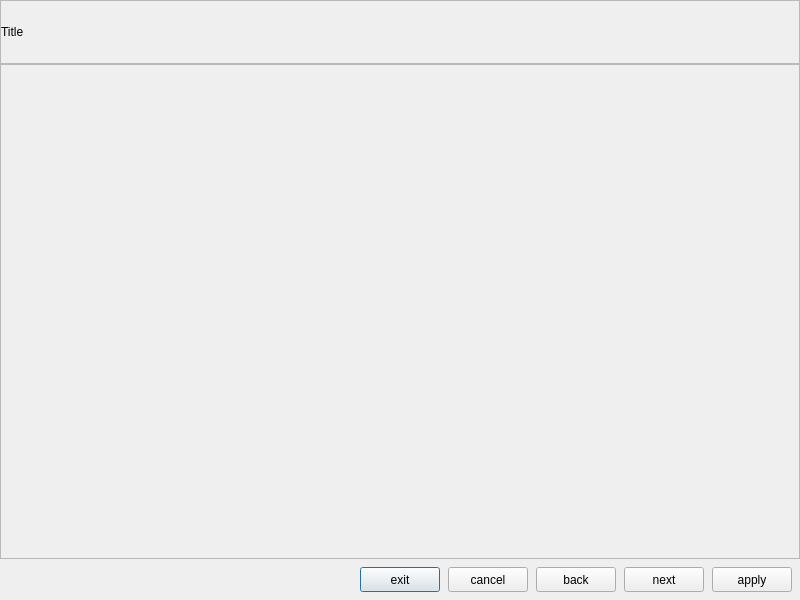
<?xml version="1.0" encoding="UTF-8"?>
<ui version="4.0">
 <class>DialogNewProject</class>
 <widget class="QDialog" name="DialogNewProject">
  <property name="geometry">
   <rect>
    <x>0</x>
    <y>0</y>
    <width>800</width>
    <height>600</height>
   </rect>
  </property>
  <property name="sizePolicy">
   <sizepolicy hsizetype="Fixed" vsizetype="Fixed">
    <horstretch>0</horstretch>
    <verstretch>0</verstretch>
   </sizepolicy>
  </property>
  <property name="minimumSize">
   <size>
    <width>800</width>
    <height>600</height>
   </size>
  </property>
  <property name="maximumSize">
   <size>
    <width>800</width>
    <height>600</height>
   </size>
  </property>
  <property name="windowTitle">
   <string>Dialog</string>
  </property>
  <layout class="QVBoxLayout" name="verticalLayout">
   <property name="spacing">
    <number>0</number>
   </property>
   <property name="leftMargin">
    <number>0</number>
   </property>
   <property name="topMargin">
    <number>0</number>
   </property>
   <property name="rightMargin">
    <number>0</number>
   </property>
   <property name="bottomMargin">
    <number>0</number>
   </property>
   <item>
    <widget class="QFrame" name="frame_title">
     <property name="minimumSize">
      <size>
       <width>0</width>
       <height>64</height>
      </size>
     </property>
     <property name="maximumSize">
      <size>
       <width>16777215</width>
       <height>64</height>
      </size>
     </property>
     <property name="frameShape">
      <enum>QFrame::Shape::StyledPanel</enum>
     </property>
     <property name="frameShadow">
      <enum>QFrame::Shadow::Raised</enum>
     </property>
     <layout class="QVBoxLayout" name="verticalLayout_2">
      <property name="spacing">
       <number>0</number>
      </property>
      <property name="leftMargin">
       <number>0</number>
      </property>
      <property name="topMargin">
       <number>0</number>
      </property>
      <property name="rightMargin">
       <number>0</number>
      </property>
      <property name="bottomMargin">
       <number>0</number>
      </property>
      <item>
       <widget class="QLabel" name="lbl_title">
        <property name="accessibleName">
         <string>title</string>
        </property>
        <property name="accessibleDescription">
         <string/>
        </property>
        <property name="text">
         <string>Title</string>
        </property>
       </widget>
      </item>
     </layout>
    </widget>
   </item>
   <item>
    <widget class="QFrame" name="frame_widget_project_new">
     <property name="frameShape">
      <enum>QFrame::Shape::StyledPanel</enum>
     </property>
     <property name="frameShadow">
      <enum>QFrame::Shadow::Raised</enum>
     </property>
     <layout class="QVBoxLayout" name="verticalLayout_3">
      <property name="spacing">
       <number>0</number>
      </property>
      <property name="leftMargin">
       <number>0</number>
      </property>
      <property name="topMargin">
       <number>0</number>
      </property>
      <property name="rightMargin">
       <number>0</number>
      </property>
      <property name="bottomMargin">
       <number>0</number>
      </property>
     </layout>
    </widget>
   </item>
   <item>
    <widget class="QFrame" name="frame_buttons">
     <property name="sizePolicy">
      <sizepolicy hsizetype="Preferred" vsizetype="Maximum">
       <horstretch>0</horstretch>
       <verstretch>0</verstretch>
      </sizepolicy>
     </property>
     <property name="accessibleName">
      <string/>
     </property>
     <property name="accessibleDescription">
      <string>btn_default</string>
     </property>
     <property name="frameShape">
      <enum>QFrame::Shape::NoFrame</enum>
     </property>
     <property name="frameShadow">
      <enum>QFrame::Shadow::Raised</enum>
     </property>
     <layout class="QHBoxLayout" name="horizontalLayout">
      <property name="spacing">
       <number>8</number>
      </property>
      <property name="leftMargin">
       <number>8</number>
      </property>
      <property name="topMargin">
       <number>8</number>
      </property>
      <property name="rightMargin">
       <number>8</number>
      </property>
      <property name="bottomMargin">
       <number>8</number>
      </property>
      <item>
       <spacer name="horizontalSpacer">
        <property name="orientation">
         <enum>Qt::Orientation::Horizontal</enum>
        </property>
        <property name="sizeHint" stdset="0">
         <size>
          <width>349</width>
          <height>20</height>
         </size>
        </property>
       </spacer>
      </item>
      <item>
       <widget class="QPushButton" name="btn_exit">
        <property name="minimumSize">
         <size>
          <width>0</width>
          <height>25</height>
         </size>
        </property>
        <property name="maximumSize">
         <size>
          <width>16777215</width>
          <height>25</height>
         </size>
        </property>
        <property name="accessibleName">
         <string/>
        </property>
        <property name="accessibleDescription">
         <string>btn_default</string>
        </property>
        <property name="text">
         <string>exit</string>
        </property>
       </widget>
      </item>
      <item>
       <widget class="QPushButton" name="btn_cancel">
        <property name="minimumSize">
         <size>
          <width>0</width>
          <height>25</height>
         </size>
        </property>
        <property name="maximumSize">
         <size>
          <width>16777215</width>
          <height>25</height>
         </size>
        </property>
        <property name="accessibleName">
         <string/>
        </property>
        <property name="accessibleDescription">
         <string>btn_default</string>
        </property>
        <property name="text">
         <string>cancel</string>
        </property>
       </widget>
      </item>
      <item>
       <widget class="QPushButton" name="btn_back">
        <property name="minimumSize">
         <size>
          <width>0</width>
          <height>25</height>
         </size>
        </property>
        <property name="maximumSize">
         <size>
          <width>16777215</width>
          <height>25</height>
         </size>
        </property>
        <property name="accessibleName">
         <string/>
        </property>
        <property name="accessibleDescription">
         <string>btn_default</string>
        </property>
        <property name="text">
         <string>back</string>
        </property>
       </widget>
      </item>
      <item>
       <widget class="QPushButton" name="btn_next">
        <property name="minimumSize">
         <size>
          <width>0</width>
          <height>25</height>
         </size>
        </property>
        <property name="maximumSize">
         <size>
          <width>16777215</width>
          <height>25</height>
         </size>
        </property>
        <property name="accessibleName">
         <string/>
        </property>
        <property name="accessibleDescription">
         <string>btn_default</string>
        </property>
        <property name="text">
         <string>next</string>
        </property>
       </widget>
      </item>
      <item>
       <widget class="QPushButton" name="btn_apply">
        <property name="minimumSize">
         <size>
          <width>0</width>
          <height>25</height>
         </size>
        </property>
        <property name="maximumSize">
         <size>
          <width>16777215</width>
          <height>25</height>
         </size>
        </property>
        <property name="accessibleName">
         <string/>
        </property>
        <property name="accessibleDescription">
         <string>btn_default</string>
        </property>
        <property name="text">
         <string>apply</string>
        </property>
       </widget>
      </item>
     </layout>
    </widget>
   </item>
  </layout>
 </widget>
 <resources/>
 <connections/>
</ui>
